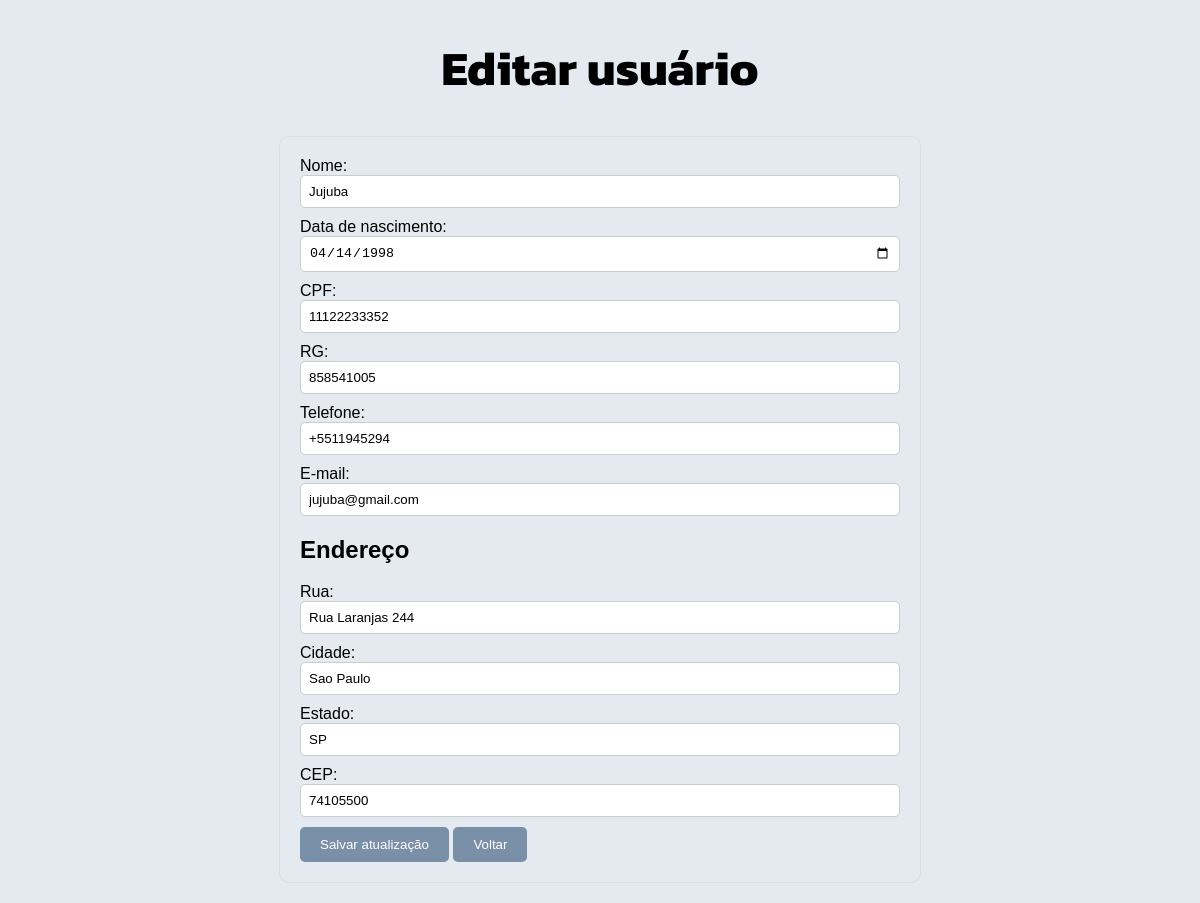
The page /editar/editar.php?id=2 (signed in) on the database its author committed.
### tables this page shows
CREATE TABLE `clientes` (
  `id` int(11) NOT NULL AUTO_INCREMENT,
  `nome` varchar(100) NOT NULL,
  `datanascimento` date NOT NULL,
  `cpf` varchar(11) NOT NULL,
  `rg` varchar(11) NOT NULL,
  `telefone` varchar(11) NOT NULL,
  `email` varchar(100) NOT NULL,
  PRIMARY KEY (`id`)
);

CREATE TABLE `endereco` (
  `cliente_id` int(11) NOT NULL,
  `rua` varchar(200) NOT NULL,
  `cidade` varchar(45) NOT NULL,
  `estado` varchar(45) NOT NULL,
  `cep` varchar(10) NOT NULL,
  KEY `cliente_id_idx` (`cliente_id`),
  CONSTRAINT `fk_cliente_id` FOREIGN KEY (`cliente_id`) REFERENCES `clientes` (`id`) ON DELETE NO ACTION ON UPDATE NO ACTION
);

### editar/editar.php (the view, shortened to what this page needs)
<?php
require '../config.php';
$id = filter_input(INPUT_GET, 'id');
$cliente = [];
$sql_cliente = $pdo->prepare("SELECT * FROM clientes WHERE id = :id");
$sql_cliente->bindValue(':id', $id);
$sql_cliente->execute();
if ($sql_cliente->rowCount() > 0) {
    $cliente = $sql_cliente->fetch(PDO::FETCH_ASSOC);
    $sql_endereco = $pdo->prepare("SELECT * FROM endereco WHERE cliente_id = :cliente_id");
    $sql_endereco->bindValue(':cliente_id', $id);
    $sql_endereco->execute();
    if ($sql_endereco->rowCount() > 0) {
        $endereco = $sql_endereco->fetch(PDO::FETCH_ASSOC);
    } else {
        $endereco = [];
    }
} else {
    header("Location: ../index.php");
    exit;
}
?>
<!DOCTYPE html>
<html lang="pt">
<head>
    <link rel="stylesheet" href="../style/styleeditar.css">
</head>
<body>
    <h1>Editar usuário</h1>
    <form method="POST" action="editar_action.php">
        <label>
            Nome: <input type="text" name="nome" value="<?= $cliente['nome']; ?>" />
        </label>
        <label>
            Data de nascimento: <input type="date" name="datanascimento" value="<?= $cliente['datanascimento']; ?>" />
        </label>
        <label>
            CPF: <input type="text" name="cpf" value="<?= $cliente['cpf']; ?>" />
        </label>
        <label>
            RG: <input type="text" name="rg" value="<?= $cliente['rg']; ?>" />
        </label>
        <label>
            Telefone: <input type="text" name="telefone" value="<?= $cliente['telefone']; ?>" />
        </label>
        <label>
            E-mail: <input type="email" name="email" value="<?= $cliente['email']; ?>" />
        </label>
        <h2>Endereço</h2>
        <label>
            Rua: <input type="text" name="rua" value="<?= $endereco['rua'] ?? ''; ?>" />
        </label>
        <label>
            Cidade: <input type="text" name="cidade" value="<?= $endereco['cidade'] ?? ''; ?>" />
        </label>
        <label>
            Estado: <input type="text" name="estado" value="<?= $endereco['estado'] ?? ''; ?>" />
        </label>
        <label>
            CEP: <input type="text" name="cep" value="<?= $endereco['cep'] ?? ''; ?>" />
        </label>
        <input type="submit" value="Salvar atualização" />
        <a href="../index.php"><input class="bttn-style" type="button" value="Voltar" /></a>
    </form>
</body>
</html>

### style/styleeditar.css (style rules this page uses)
body { font-family: Arial, sans-serif; margin: 0; padding: 0; background-color: #e4eaef; }
h1 { font-family: 'Kanit', sans-serif; font-size: 3em; text-align: center; }
form { max-width: 600px; margin: 20px auto; padding: 20px; border: 1px solid #ddd; border-radius: 10px; }
label { display: block; margin-bottom: 10px; }
input[type="text"], input[type="date"], input[type="email"] { width: 100%; padding: 8px; border: 1px solid #ccc; border-radius: 5px; box-sizing: border-box; }
input[type="submit"] { background-color: #7a8fa8; color: white; border: none; border-radius: 5px; padding: 10px 20px; cursor: pointer; }
.bttn-style { padding: 10px 20px; background-color: #7a8fa8; color: white; border: none; border-radius: 5px; cursor: pointer; }

### rows shown on the page
clientes: nome "Jujuba", datanascimento "04/14/1998", cpf "11122233352", rg "858541005", telefone "+5511945294", email "jujuba@gmail.com"
endereco: rua "Rua Laranjas 244", cidade "Sao Paulo", estado "SP", cep "74105500"
